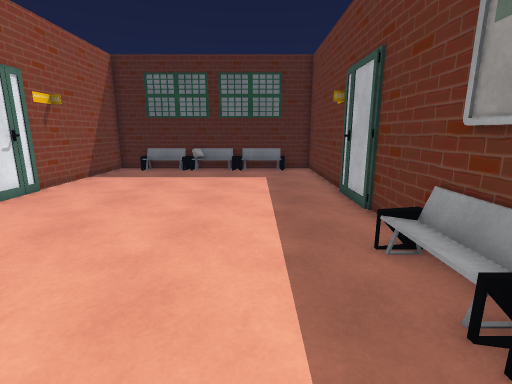
view 1 (above)

15 first-person views from a walk through a scene from a Unity 3-D project. The camera is 1.5 m above the floor, tilts 12° down and sees 85° across. The floor is counted in squares, 0.57 m on a side. Each view is taken from the middle of a square. On the plan, view 1 faces up. The plan holds only what a view shows up to about 19 squares ahead; the rest is blank. The place goes on beyond the plan. The player character is not drawn. Some animated figures are left out. Some surface patterns are stand-ins.

view 2
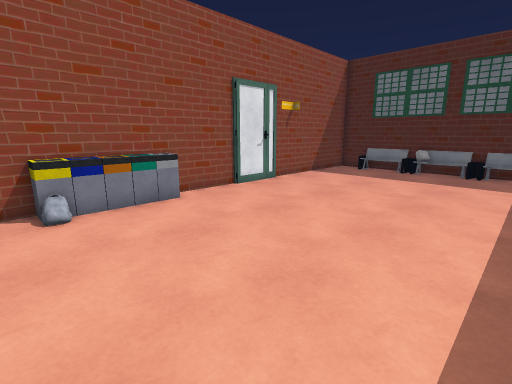

view 3
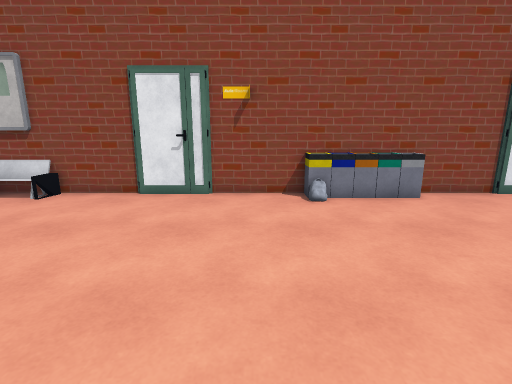

view 4
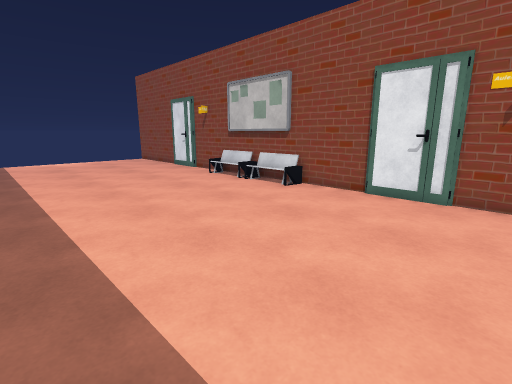

view 5
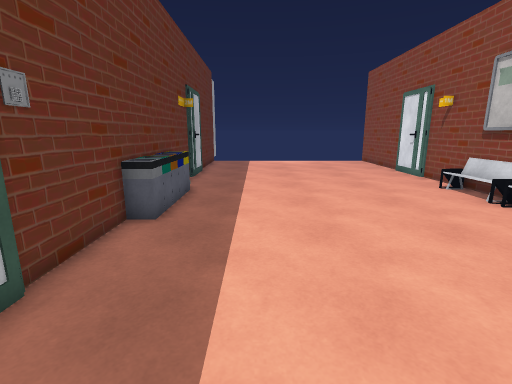

view 6
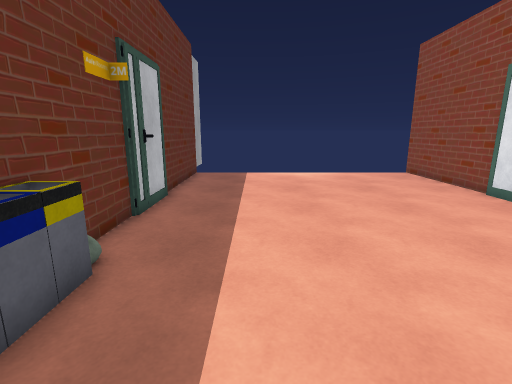

view 7
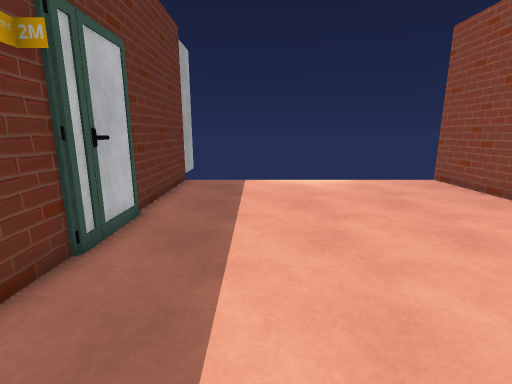

view 8
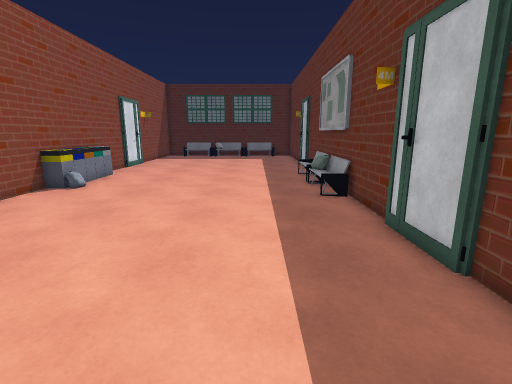

view 9
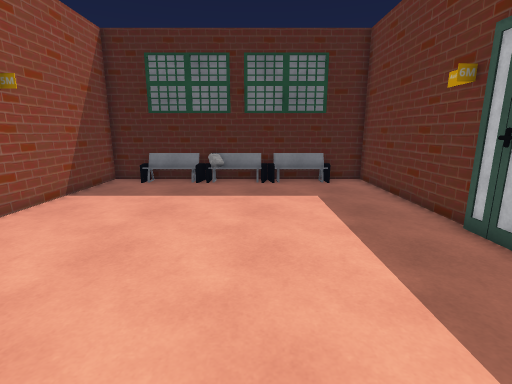

view 10
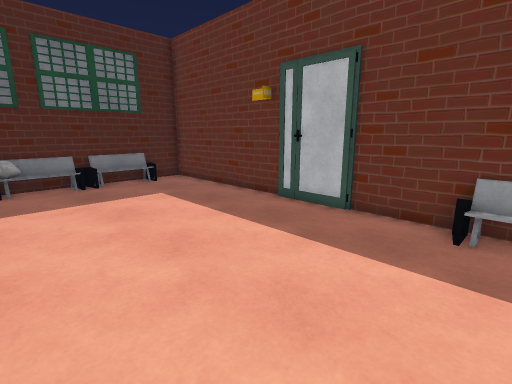

view 11
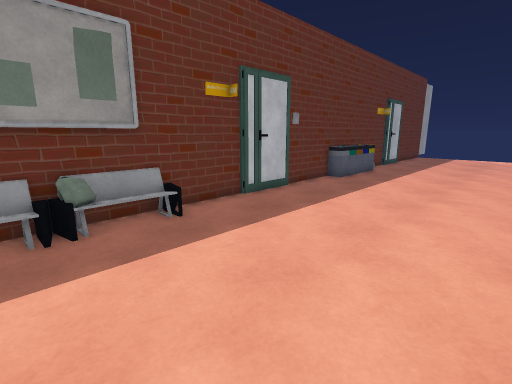

view 12
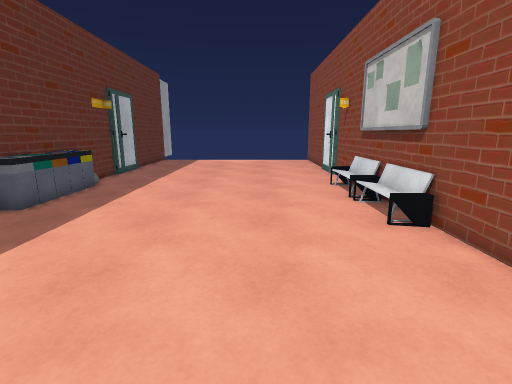

view 13
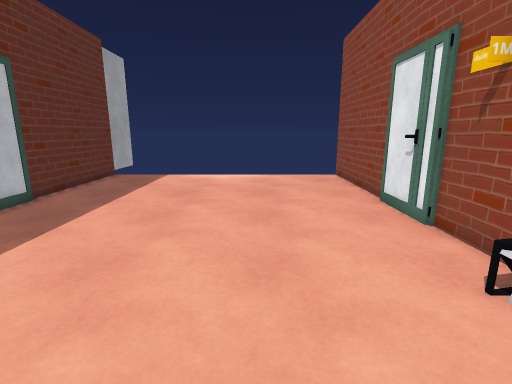

view 14
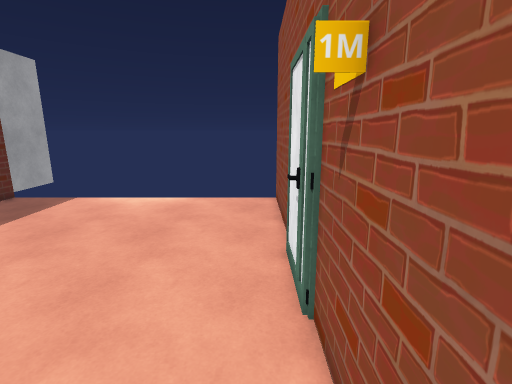

view 15
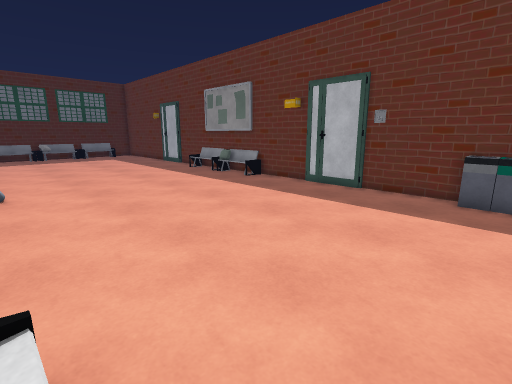

### Floor plan
Key: @ floor where view 1 was taken; # wall or solid block; . floor; / step, stairs or slope; O other object.
Columns run from 10 left of view 1 to 4 right of it. Each row starts with its distance up from view 1.
 21 ###OOOOO#O#####
 20 #.OOOOOOOOOO..#
 19 #.............#
 18 #.............#
 17 #.............#
 16 #.............#
 15 #.............#
 14 #.............#
 13 #.............#
 12 #.............#
 11 #.............#
 10 #.............#
  9 #.............#
  8 #.............#
  7 #.............#
  6 #O...........O#
  5 OO...........O#
  4 OO...........O#
  3 #O............#
  2 #O...........O#
  1 #O...........O#
  0 #.........@..O#
 -1 #.............#
 -2 #.............#
 -3 #.............#
 -4 #.............#
 -5 #.............#
 -6 #.............#
 -7 #.............#
 -8 #.............#
 -9 #.............#
-10 #O............#
-11 #O...........O#
-12 #O...........O#
-13 #/...........O#
-14 #/...........O#
-15 #/...........O#
-16 #/...........O#
-17 #.............#
-18 #.............#
-19 #.............#
-20 #.............#
-21 #.............#
-22 #.............#
-23 #.............#
-24 #.............#
-25 #.............#
-26 #.............#
-27 #.............#
-28 #.............#
-29 #.............#
-30 #             #

Where each view was taken, in squares from view 1:
view 1: 0 up, 0 right, facing up
view 2: 0 up, 1 right, facing up-left
view 3: 1 down, 2 right, facing left
view 4: 1 down, 2 right, facing down-left
view 5: 3 down, 0 right, facing down
view 6: 11 down, 0 right, facing down
view 7: 14 down, 0 right, facing down
view 8: 12 down, 0 right, facing up
view 9: 5 up, 2 left, facing up
view 10: 5 up, 5 left, facing up-right
view 11: 4 up, 5 left, facing down-right
view 12: 2 down, 5 left, facing down
view 13: 12 down, 5 left, facing down
view 14: 15 down, 9 left, facing down
view 15: 13 down, 9 left, facing up-right
